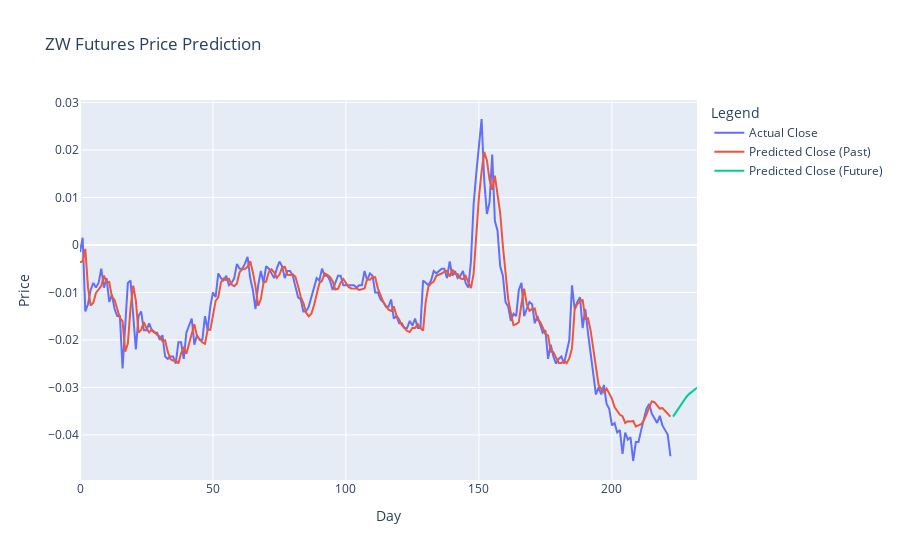

Notebook code cell kept with this figure:
### Code cell
import torch
import numpy as np
import pandas as pd
from sklearn.preprocessing import MinMaxScaler
from copy import deepcopy as dc
import plotly.graph_objects as go

# Function to prepare data for LSTM
def prepare_dataframe_for_lstm(df, n_steps):
    df = dc(df)
    df.set_index('Date', inplace=True)
    for i in range(1, n_steps+1):
        df[f'Price(t-{i})'] = df['Price'].shift(i)
    df.dropna(inplace=True)
    return df

# Load and prepare the data
data = pd.read_csv(files[-1])
data['Date'] = pd.to_datetime(data['Date'])
data = data.rename(columns={tag_list[tag_index]:'Price'})
data = data[['Date', 'Price']]

lookback = 10
shifted_df = prepare_dataframe_for_lstm(data, lookback)

shifted_df_as_np = shifted_df.to_numpy()
scaler = MinMaxScaler(feature_range=(-1, 1))
shifted_df_as_np = scaler.fit_transform(shifted_df_as_np)

X = shifted_df_as_np[:, 1:]
y = shifted_df_as_np[:, 0]
X = dc(np.flip(X, axis=1))

X = X.reshape((-1, lookback, 1))
y = y.reshape((-1, 1))

X_test = torch.tensor(X).float()
y_test = torch.tensor(y).float()

# Load the trained model
model_file = '/workspaces/Futures-First/Prediction/lstm_model_2023.pt'
model = LSTM(input_size=1, hidden_size=4, num_stacked_layers=1).to(device)
model.load_state_dict(torch.load(model_file))
model.eval()

# Predict the last part of the dataset
test_predictions = model(X_test.to(device)).detach().cpu().numpy().flatten()

# Inverse transform the predictions
dummies = np.zeros((X_test.shape[0], lookback+1))
dummies[:, 0] = test_predictions
dummies = scaler.inverse_transform(dummies)
test_predictions = dc(dummies[:, 0])

dummies = np.zeros((X_test.shape[0], lookback+1))
dummies[:, 0] = y_test.flatten()
dummies = scaler.inverse_transform(dummies)
new_y_test = dc(dummies[:, 0])

# Prepare for predicting future prices
last_window = X_test[-1].cpu().numpy()

future_predictions = []

# Predict the next 5 days
for _ in range(10):
    # Predict the next price
    pred = model(torch.tensor(last_window).unsqueeze(0).float().to(device)).detach().cpu().numpy().flatten()[0]
    
    # Scale back to original price
    dummies = np.zeros((1, lookback + 1))
    dummies[:, 0] = pred
    dummies = scaler.inverse_transform(dummies)
    
    pred_original = dummies[:, 0][0]
    future_predictions.append(pred_original)
    
    # Update the window for the next prediction
    last_window = np.roll(last_window, -1)
    last_window[-1, 0] = pred

# Combine all predictions
all_predictions = np.concatenate((test_predictions, np.array(future_predictions)))

# Create plotly figure
fig = go.Figure()

# Add traces for actual and predicted values
fig.add_trace(go.Scatter(
    x=np.arange(len(new_y_test)),
    y=new_y_test,
    mode='lines',
    name='Actual Close'
))

fig.add_trace(go.Scatter(
    x=np.arange(len(test_predictions)),
    y=test_predictions,
    mode='lines',
    name='Predicted Close (Past)'
))

fig.add_trace(go.Scatter(
    x=np.arange(len(test_predictions), len(all_predictions)),
    y=future_predictions,
    mode='lines',
    name='Predicted Close (Future)',
    # line=dict(dash='dash')
))

# Update layout
fig.update_layout(
    title="ZW Futures Price Prediction",
    xaxis_title="Day",
    yaxis_title="Price",
    legend_title="Legend"
)

# Show plot
fig.show()

### Figure 1 — Plotly figure (JSON) as saved in the notebook; plotly's stock layout.template omitted (floating-point values rounded to 4 significant figures; data arrays with more than 128 entries replaced by an {"elided": "..."} marker saying what was removed)
{"data": [{"mode": "lines", "name": "Actual Close", "type": "scatter", "x": {"elided": "223 int values"}, "y": {"elided": "223 float values"}}, {"mode": "lines", "name": "Predicted Close (Past)", "type": "scatter", "x": {"elided": "223 int values"}, "y": {"elided": "223 float values"}}, {"mode": "lines", "name": "Predicted Close (Future)", "type": "scatter", "x": [223, 224, 225, 226, 227, 228, 229, 230, 231, 232], "y": [-0.03617, -0.0353, -0.03438, -0.03351, -0.03272, -0.03202, -0.03141, -0.0309, -0.03046, -0.03008]}], "layout": {"legend": {"title": {"text": "Legend"}}, "title": {"text": "ZW Futures Price Prediction"}, "xaxis": {"title": {"text": "Day"}}, "yaxis": {"title": {"text": "Price"}}}}
